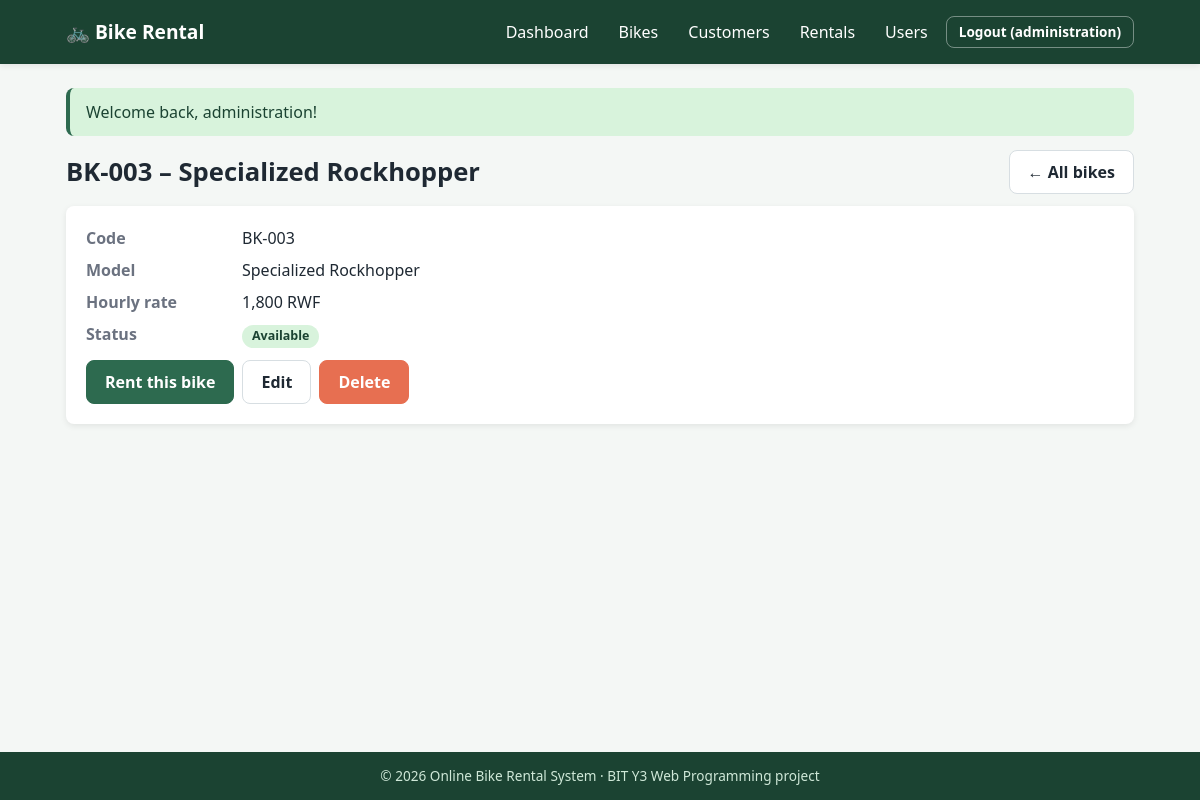
Page /index.php?route=bike-show&id=3 (signed in) on the committed database.
### tables this page shows
CREATE TABLE bikes (
    bike_id     INT UNSIGNED AUTO_INCREMENT PRIMARY KEY,
    code        VARCHAR(20)  NOT NULL UNIQUE,
    model       VARCHAR(80)  NOT NULL,
    hourly_rate DECIMAL(10,2) NOT NULL CHECK (hourly_rate > 0),
    status      ENUM('available','rented','maintenance') NOT NULL DEFAULT 'available'
);

### src/Support/View.php (called while the page is built, shortened)
<?php
final class View
{
    public static function render(string $view, array $data = [], ?string $layout = 'layout/layout'): void
    {
        $file = __DIR__ . '/../Views/' . $view . '.php';
        extract($data, EXTR_SKIP);
        require $file;
    }
}

### src/Controllers/BikeController.php (called while the page is built, shortened)
<?php
final class BikeController
{
    private Bike $bikes;
    public function __construct()
    {
        $this->bikes = new Bike();
    }
    public function show(): void
    {
        $bike = $this->bikes->find((int)($_GET['id'] ?? 0));
        View::render('bikes/show', compact('bike'));
    }
}

### public/index.php (called while the page is built, shortened)
<?php
require __DIR__ . '/../src/bootstrap.php';
$routes = [
    'login'           => [AuthController::class, 'login'],
    'register'        => [AuthController::class, 'register'],
    'logout'          => [AuthController::class, 'logout'],
    'dashboard'       => [DashboardController::class, 'index'],
    'bikes'           => [BikeController::class, 'index'],
    'bike-show'       => [BikeController::class, 'show'],
    'bike-form'       => [BikeController::class, 'form'],
    'bike-save'       => [BikeController::class, 'save'],
    'bike-delete'     => [BikeController::class, 'delete'],
    'customers'       => [CustomerController::class, 'index'],
    'customer-show'   => [CustomerController::class, 'show'],
    'customer-form'   => [CustomerController::class, 'form'],
    'customer-save'   => [CustomerController::class, 'save'],
    'customer-delete' => [CustomerController::class, 'delete'],
    'rentals'         => [RentalController::class, 'index'],
    'rental-show'     => [RentalController::class, 'show'],
    'rental-form'     => [RentalController::class, 'form'],
    'rental-save'     => [RentalController::class, 'save'],
    'rental-return'   => [RentalController::class, 'finish'],
    'rental-cancel'   => [RentalController::class, 'cancel'],
    'rental-delete'   => [RentalController::class, 'delete'],
    'users'           => [UserController::class, 'index'],
    'user-form'       => [UserController::class, 'form'],
    'user-save'       => [UserController::class, 'save'],
    'user-delete'     => [UserController::class, 'delete'],
    'api-bikes'       => [BikeApiController::class, 'index'],
];
$route = (string)($_GET['route'] ?? 'dashboard');
[$class, $method] = $routes[$route];
(new $class())->$method();

### src/bootstrap.php (called while the page is built, shortened)
<?php
spl_autoload_register(static function (string $class): void {
    $prefix = 'App\\';
    $file = __DIR__ . '/' . str_replace('\\', '/', substr($class, strlen($prefix))) . '.php';
});
require __DIR__ . '/Support/helpers.php';

### src/Support/Config.php (called while the page is built, shortened)
<?php
final class Config
{
    private static ?array $data = null;
    public static function get(string $key): mixed
    {
        self::$data ??= require __DIR__ . '/../../config/config.php';
        return self::$data[$key] ?? null;
    }
}

### src/Support/Database.php (called while the page is built, shortened)
<?php
final class Database
{
    private static ?PDO $pdo = null;
    public static function pdo(): PDO
    {
        if (self::$pdo === null) {
            $c = Config::get('db');
            $dsn = $c['dsn'] ?: "mysql:host={$c['host']};dbname={$c['name']};charset={$c['charset']}";
            try {
                self::$pdo = new PDO($dsn, $c['dsn'] ? null : $c['user'], $c['dsn'] ? null : $c['pass'], [
                    PDO::ATTR_ERRMODE            => PDO::ERRMODE_EXCEPTION,
                    PDO::ATTR_DEFAULT_FETCH_MODE => PDO::FETCH_ASSOC,
                    PDO::ATTR_EMULATE_PREPARES   => false,
                ]);
            } catch (PDOException $e) {
                ErrorHandler::log($e);
                throw new \RuntimeException('Database connection failed.', 0, $e);
            }
        }
        return self::$pdo;
    }
}

### src/Models/BaseModel.php (called while the page is built, shortened)
<?php
abstract class BaseModel
{
    protected PDO $db;
    public function __construct()
    {
        $this->db = Database::pdo();
    }
    protected function one(string $sql, array $params = []): ?array
    {
        $st = $this->db->prepare($sql);
        $st->execute($params);
        return $st->fetch() ?: null;
    }
}

### src/Models/Bike.php (called while the page is built, shortened)
<?php
final class Bike extends BaseModel
{
    public function find(int $id): ?array
    {
        return $this->one('SELECT * FROM bikes WHERE bike_id = :id', [':id' => $id]);
    }
}

### src/Views/bikes/show.php (the view, shortened to what this page needs)
<div class="page-head"><h1><?= e($bike['code']) ?> &ndash; <?= e($bike['model']) ?></h1>
    <a class="btn" href="<?= e(url('bikes')) ?>">&larr; All bikes</a></div>
<section class="card">
    <dl class="details-list">
        <dt>Code</dt><dd><?= e($bike['code']) ?></dd>
        <dt>Model</dt><dd><?= e($bike['model']) ?></dd>
        <dt>Hourly rate</dt><dd><?= e(money($bike['hourly_rate'])) ?></dd>
        <dt>Status</dt><dd><?= status_badge($bike['status']) ?></dd>
    </dl>
    <div class="actions">
        <?php if ($bike['status'] === 'available'): ?>
            <a class="btn btn-primary" href="<?= e(url('rental-form', ['bike_id' => $bike['bike_id']])) ?>">Rent this bike</a>
        <?php endif; ?>
        <a class="btn" href="<?= e(url('bike-form', ['id' => $bike['bike_id']])) ?>">Edit</a>
        <?= post_button('bike-delete', (int)$bike['bike_id'], 'Delete', 'btn btn-danger', 'Delete bike ' . $bike['code'] . '? This cannot be undone.') ?>
    </div>
</section>

### src/Support/helpers.php (shortened to what this page needs)
<?php
function e(mixed $value): string
{
    return htmlspecialchars((string)$value, ENT_QUOTES | ENT_SUBSTITUTE, 'UTF-8');
}
function base_path(): string
{
    $dir = str_replace('\\', '/', dirname($_SERVER['SCRIPT_NAME'] ?? '/index.php'));
    return rtrim($dir, '/');
}
function url(string $route = 'dashboard', array $params = []): string
{
    $query = http_build_query(['route' => $route] + $params);
    return base_path() . '/index.php?' . $query;
}
function csrf_field(): string
{
    return '<input type="hidden" name="csrf" value="' . e(\App\Support\Csrf::token()) . '">';
}
function money(mixed $amount): string
{
    return number_format((float)$amount, 0, '.', ',') . ' RWF';
}
function status_badge(string $status): string
{
    return '<span class="badge badge-' . e($status) . '">' . e(ucfirst($status)) . '</span>';
}
function post_button(string $route, int $id, string $label, string $class = 'btn btn-small', ?string $confirm = null): string
{
    return '<form method="post" action="' . e(url($route)) . '" class="inline-form"'
        . ($confirm ? ' data-confirm="' . e($confirm) . '"' : '') . '>'
        . csrf_field() . '<input type="hidden" name="id" value="' . $id . '">'
        . '<button type="submit" class="' . e($class) . '">' . e($label) . '</button></form>';
}

### public/assets/css/style.css (style rules this page uses)
:root { --primary: #1b4332; --primary-light: #2d6a4f; --accent: #f4a261; --accent-dark: #e76f51; --bg: #f4f7f5; --white: #fff; --text: #1f2933; --muted: #6b7280; --border: #d7dee2; --success-bg: #d8f3dc; --success-fg: #1b4332; --error-bg: #fde2e2; --error-fg: #7f1d1d; --radius: 8px; --shadow: 0 2px 6px rgba(0,0,0,.08); --font: 'Segoe UI', Tahoma, Geneva, Verdana, sans-serif; }
* { margin: 0; padding: 0; box-sizing: border-box; }
body { font-family: var(--font); background: var(--bg); color: var(--text); line-height: 1.5; min-height: 100vh; display: flex; flex-direction: column; }
a { color: var(--primary-light); }
h1 { margin-bottom: 16px; font-size: 1.6rem; }
.card { background: var(--white); border-radius: var(--radius); box-shadow: var(--shadow); padding: 20px; margin-bottom: 20px; }
.card-head, .page-head { display: flex; justify-content: space-between; align-items: center; gap: 12px; flex-wrap: wrap; margin-bottom: 12px; }
.page-head h1 { margin: 0; }
.btn { display: inline-block; padding: 9px 18px; border: 1px solid var(--border); border-radius: var(--radius); background: var(--white); color: var(--text); font: inherit; font-weight: 600; cursor: pointer; text-decoration: none; transition: background .2s; }
.btn-primary { background: var(--primary-light); border-color: var(--primary-light); color: #fff; }
.btn-danger { background: var(--accent-dark); border-color: var(--accent-dark); color: #fff; }
.actions { display: flex; gap: 8px; flex-wrap: wrap; align-items: center; margin-top: 12px; }
.inline-form { display: inline; }
.badge { display: inline-block; padding: 2px 10px; border-radius: 12px; font-size: .78rem; font-weight: 700; }
.badge-available, .badge-completed { background: #d8f3dc; color: #1b4332; }
.details-list { display: grid; grid-template-columns: 140px 1fr; gap: 8px 16px; }
.details-list dt { font-weight: 700; color: var(--muted); }

### rows in the picture
bikes: code "BK-003", model "Specialized Rockhopper", hourly_rate "1,800 RWF", status "Available"

### other values in the picture
$user['username'] "administration"
$f['message'] "Welcome back, administration!"
$label "Delete"
